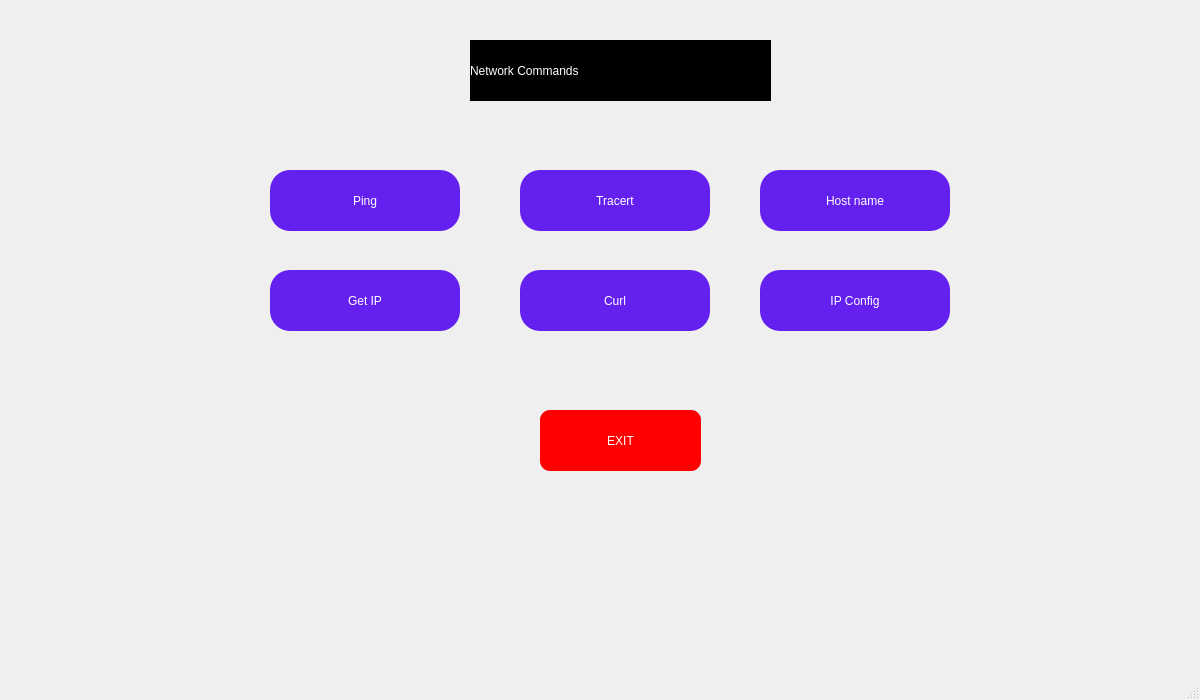
<?xml version="1.0" encoding="UTF-8"?>
<ui version="4.0">
 <class>MainWindow</class>
 <widget class="QMainWindow" name="MainWindow">
  <property name="geometry">
   <rect>
    <x>0</x>
    <y>0</y>
    <width>1200</width>
    <height>700</height>
   </rect>
  </property>
  <property name="windowTitle">
   <string>MainWindow</string>
  </property>
  <widget class="QWidget" name="centralwidget">
   <widget class="QLabel" name="label">
    <property name="geometry">
     <rect>
      <x>14</x>
      <y>5</y>
      <width>1181</width>
      <height>651</height>
     </rect>
    </property>
    <property name="text">
     <string/>
    </property>
    <property name="pixmap">
     <pixmap>animated4.webp</pixmap>
    </property>
    <property name="scaledContents">
     <bool>true</bool>
    </property>
   </widget>
   <widget class="QLabel" name="label_2">
    <property name="geometry">
     <rect>
      <x>470</x>
      <y>40</y>
      <width>301</width>
      <height>61</height>
     </rect>
    </property>
    <property name="styleSheet">
     <string notr="true">background-color: rgb(0, 0, 0);
color: rgb(255, 255, 255);
font: 75 20pt &quot;MS Shell Dlg 2&quot;;</string>
    </property>
    <property name="text">
     <string>Network Commands</string>
    </property>
   </widget>
   <widget class="QPushButton" name="pushButton">
    <property name="geometry">
     <rect>
      <x>270</x>
      <y>170</y>
      <width>190</width>
      <height>61</height>
     </rect>
    </property>
    <property name="styleSheet">
     <string notr="true">QPushButton {
color:white;
background-color:#6320EE;
font: 16pt &quot;MS Shell Dlg 2&quot;;
border-radius:20%;
}

QPushButton:hover {
    background-color: #8075FF;
	
}</string>
    </property>
    <property name="text">
     <string>Ping</string>
    </property>
   </widget>
   <widget class="QPushButton" name="pushButton_2">
    <property name="geometry">
     <rect>
      <x>520</x>
      <y>170</y>
      <width>190</width>
      <height>61</height>
     </rect>
    </property>
    <property name="styleSheet">
     <string notr="true">QPushButton {
color:white;
background-color:#6320EE;
font: 16pt &quot;MS Shell Dlg 2&quot;;
border-radius:20%;
}

QPushButton:hover {
    background-color: #8075FF;
	
}</string>
    </property>
    <property name="text">
     <string>Tracert</string>
    </property>
   </widget>
   <widget class="QPushButton" name="pushButton_3">
    <property name="geometry">
     <rect>
      <x>760</x>
      <y>170</y>
      <width>190</width>
      <height>61</height>
     </rect>
    </property>
    <property name="styleSheet">
     <string notr="true">QPushButton {
color:white;
background-color:#6320EE;
font: 16pt &quot;MS Shell Dlg 2&quot;;
border-radius:20%;
}

QPushButton:hover {
    background-color: #8075FF;
	
}</string>
    </property>
    <property name="text">
     <string>Host name</string>
    </property>
   </widget>
   <widget class="QPushButton" name="pushButton_4">
    <property name="geometry">
     <rect>
      <x>760</x>
      <y>270</y>
      <width>190</width>
      <height>61</height>
     </rect>
    </property>
    <property name="styleSheet">
     <string notr="true">QPushButton {
color:white;
background-color:#6320EE;
font: 16pt &quot;MS Shell Dlg 2&quot;;
border-radius:20%;
}

QPushButton:hover {
    background-color: #8075FF;
	
}</string>
    </property>
    <property name="text">
     <string>IP Config</string>
    </property>
   </widget>
   <widget class="QPushButton" name="pushButton_5">
    <property name="geometry">
     <rect>
      <x>520</x>
      <y>270</y>
      <width>190</width>
      <height>61</height>
     </rect>
    </property>
    <property name="styleSheet">
     <string notr="true">QPushButton {
color:white;
background-color:#6320EE;
font: 16pt &quot;MS Shell Dlg 2&quot;;
border-radius:20%;
}

QPushButton:hover {
    background-color: #8075FF;
	
}</string>
    </property>
    <property name="text">
     <string>Curl</string>
    </property>
   </widget>
   <widget class="QPushButton" name="pushButton_6">
    <property name="geometry">
     <rect>
      <x>270</x>
      <y>270</y>
      <width>190</width>
      <height>61</height>
     </rect>
    </property>
    <property name="styleSheet">
     <string notr="true">QPushButton {
color:white;
background-color:#6320EE;
font: 16pt &quot;MS Shell Dlg 2&quot;;
border-radius:20%;
}

QPushButton:hover {
    background-color: #8075FF;
	
}</string>
    </property>
    <property name="text">
     <string>Get IP</string>
    </property>
   </widget>
   <widget class="QPushButton" name="pushButton_7">
    <property name="geometry">
     <rect>
      <x>540</x>
      <y>410</y>
      <width>161</width>
      <height>61</height>
     </rect>
    </property>
    <property name="styleSheet">
     <string notr="true">QPushButton {
color:white;
background-color:red;
font: 16pt &quot;MS Shell Dlg 2&quot;;
border-radius:10%;
}

QPushButton:hover {
    background-color: #F55536;
	
}</string>
    </property>
    <property name="text">
     <string>EXIT</string>
    </property>
   </widget>
  </widget>
  <widget class="QMenuBar" name="menubar">
   <property name="geometry">
    <rect>
     <x>0</x>
     <y>0</y>
     <width>1200</width>
     <height>26</height>
    </rect>
   </property>
  </widget>
  <widget class="QStatusBar" name="statusbar"/>
 </widget>
 <resources/>
 <connections/>
</ui>
